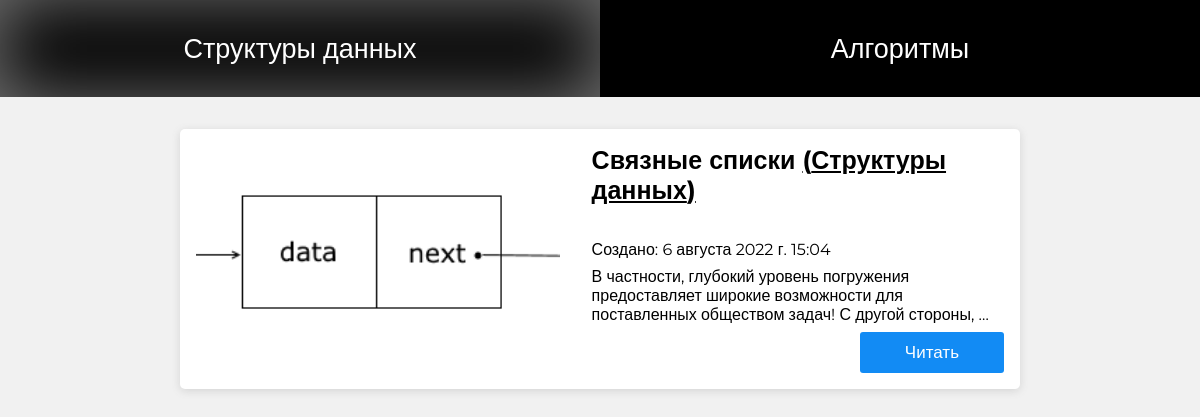
Screenshot of /categories/strukturyi-dannyih with the database file from the repository.
### algs/models.py (models this page shows, shortened)
class Category(models.Model):
    name = models.CharField(max_length=255, verbose_name='Категория')
    slug = AutoSlugField(populate_from='name', verbose_name='URL')
    def __str__(self):
        return self.name
    def get_absolute_url(self):
        return reverse('category', kwargs={'cat_slug': self.slug})
    class Meta:
        verbose_name = 'Категория'
        verbose_name_plural = 'Категории'
        ordering = ['-id', 'name']

class Article(models.Model):
    title = models.CharField(max_length=255, verbose_name='Название статьи')
    slug = AutoSlugField(populate_from='title', verbose_name='URL')
    photo = models.ImageField(upload_to='%Y/%m/%d', verbose_name='Лого')
    content = models.TextField(verbose_name='Содержимое статьи')
    category = models.ForeignKey('Category', on_delete=models.DO_NOTHING, verbose_name='Категория')
    publicated = models.BooleanField(default=True, verbose_name='Опубликовано')
    create_at = models.DateTimeField(auto_now_add=True, verbose_name='Создано')
    update_at = models.DateTimeField(auto_now=True, verbose_name='Отредактировано')
    def get_absolute_url(self):
        return reverse('article', kwargs={'cat_slug': self.category.slug, 'article_slug': self.slug})
    class Meta:
        verbose_name = 'Статья'
        verbose_name_plural = 'Статьи'
        ordering = ['-id', 'title']

### algs/views.py (the view)
# urls.py: path('categories/<slug:cat_slug>', views.CategoryView.as_view(), name='category'),
@method_decorator(cache_page(60*10), name='dispatch')
class CategoryView(DataMixin, ListView):
    template_name = 'algs/categories.html'
    model = Article
    context_object_name = 'articles'
    def get_context_data(self, **kwargs):
        context = super().get_context_data(**kwargs)
        c_mixin = self.get_user_context(title='Категории', active_cat=self.kwargs['cat_slug'])
        context.update(c_mixin)
        return context
    def get_queryset(self):
        print(self.kwargs['cat_slug'])
        return Article.objects.filter(category__slug=self.kwargs['cat_slug'])

### algs/utils.py (called while the page is built)
    def get_user_context(self, *args, **kwargs):
        context = kwargs
        context['categories'] = Category.objects.all()
        return context

### algs/templates/algs/categories.html
{% extends 'algs/base.html' %}
{% block content %}
    {% include 'algs/needful/get_articles.html' %}
{% endblock %}

### algs/templates/algs/base.html (shortened to what this page needs)
{% load static %}
<!DOCTYPE html>
<html lang="ru">
<head>
    <link rel="stylesheet" href="{% static 'algs/css/styles.css' %}">
</head>
<body>
    <header>
        {% for cat in categories %}
            <a href="{{ cat.get_absolute_url }}" class="category {% if cat.slug == active_cat %}active{%endif%}">
                {{ cat }}
            </a>
        {% endfor %}
    </header>
    {% block content %}
    {% endblock %}
</body>
</html>

### algs/templates/algs/needful/get_articles.html
{% for art in articles %}
    <div class="art">
        <div class="art_photo">
            <img src="{{ art.photo.url }}">
        </div>
        <div class="small_content">
            <strong class="art_title">{{ art.title }} <u>({{ art.category }})</u></strong>
            <br>
            <p class="art_date">Создано: {{ art.create_at }}</p>
            <p class="art_content">{{ art.content | truncatewords:15 | striptags }}</p>
            <div class="art_read_block">
                <a href="{{ art.get_absolute_url }}" class="art_read">Читать</a>
            </div>
        </div>
    </div>
{% endfor %}

### algs/static/algs/css/styles.css (style rules this page uses)
* { margin: 0; padding: 0; box-sizing: border-box; }
body { font-family: 'Montserrat', sans-serif; background-color: #f1f1f1; }
header { display: grid; grid-template-columns: repeat(2, 50%); background-color: #000; }
header .category { padding: 2rem; color: #fff; text-align: center; font-size: 27px; text-decoration: none; transition-duration: .3s; }
header .category.active { -webkit-box-shadow: 0px 0px 72px 0px rgba(221, 221, 221, 0.5) inset; -moz-box-shadow: 0px 0px 72px 0px rgba(214, 214, 214, 0.5) inset; box-shadow: 0px 0px 72px 0px rgba(235, 235, 235, 0.5) inset; }
.art { background-color: #fff; width: 70%; margin: 2rem auto; border-radius: 5px; box-shadow: rgba(99, 99, 99, 0.2) 0px 2px 8px 0px; padding: 1rem; display: grid; grid-template-columns: 45% auto; grid-column-gap: 2rem; }
.art .art_photo { position: relative; width: 100%; height: 100%; }
.art .art_photo img { position: absolute; width: 100%; height: 100%; object-fit: cover; border-radius: 5px; }
.art .small_content { display: grid; grid-row-gap: .5rem; }
.art .art_title { font-size: 25px; }
.art .art_read_block { display: grid; }
.art .art_read_block .art_read { padding: 10px 45px; background-color: #128bf4; color: #fff; display: inline-block; justify-self: end; text-decoration: none; border-radius: 3px; font-size: 17px; transition-duration: .3s; display: flex; align-items: center; }

### rows the page displays
Category: name "Структуры данных"
Category: name "Алгоритмы"
Article: photo (picture), title "Связные списки", category "Структуры данных", create_at "6 августа 2022 г. 15:04", content "В частности, глубокий уровень погружения предоставляет широкие возможности для поставленных обществом задач! С другой стороны, …"
